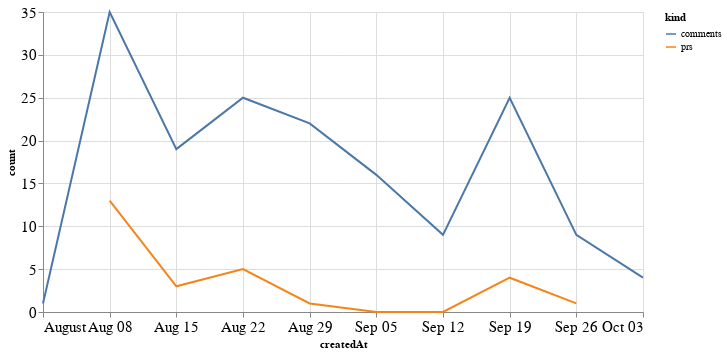

Notebook code for this chart:
### Code cell
alt.Chart(total_time, width=600).mark_line().encode(
    x='createdAt',
    y='count',
    color='kind'
)

### Figure 1 — Vega-Lite specification as saved in the notebook (floating-point values rounded to 4 significant figures)
{"config": {"axisLeft": {"labelFontSize": 15}, "axisBottom": {"labelFontSize": 15}}, "data": {"name": "data-2a57b5acc167e69389c8bc3e13ebc1a0"}, "mark": "line", "encoding": {"color": {"type": "nominal", "field": "kind"}, "x": {"type": "temporal", "field": "createdAt"}, "y": {"type": "quantitative", "field": "count"}}, "width": 600, "$schema": "https://vega.github.io/schema/vega-lite/v4.8.1.json", "datasets": {"data-2a57b5acc167e69389c8bc3e13ebc1a0": [{"createdAt": "2021-08-08T00:00:00", "kind": "prs", "count": 13.0}, {"createdAt": "2021-08-15T00:00:00", "kind": "prs", "count": 3.0}, {"createdAt": "2021-08-22T00:00:00", "kind": "prs", "count": 5.0}, {"createdAt": "2021-08-29T00:00:00", "kind": "prs", "count": 1.0}, {"createdAt": "2021-09-05T00:00:00", "kind": "prs", "count": 0.0}, {"createdAt": "2021-09-12T00:00:00", "kind": "prs", "count": 0.0}, {"createdAt": "2021-09-19T00:00:00", "kind": "prs", "count": 4.0}, {"createdAt": "2021-09-26T00:00:00", "kind": "prs", "count": 1.0}, {"createdAt": "2021-08-01T00:00:00", "kind": "prs", "count": null}, {"createdAt": "2021-10-03T00:00:00", "kind": "prs", "count": null}, {"createdAt": "2021-08-08T00:00:00", "kind": "comments", "count": 35.0}, {"createdAt": "2021-08-15T00:00:00", "kind": "comments", "count": 19.0}, {"createdAt": "2021-08-22T00:00:00", "kind": "comments", "count": 25.0}, {"createdAt": "2021-08-29T00:00:00", "kind": "comments", "count": 22.0}, {"createdAt": "2021-09-05T00:00:00", "kind": "comments", "count": 16.0}, {"createdAt": "2021-09-12T00:00:00", "kind": "comments", "count": 9.0}, {"createdAt": "2021-09-19T00:00:00", "kind": "comments", "count": 25.0}, {"createdAt": "2021-09-26T00:00:00", "kind": "comments", "count": 9.0}, {"createdAt": "2021-08-01T00:00:00", "kind": "comments", "count": 1.0}, {"createdAt": "2021-10-03T00:00:00", "kind": "comments", "count": 4.0}]}}
